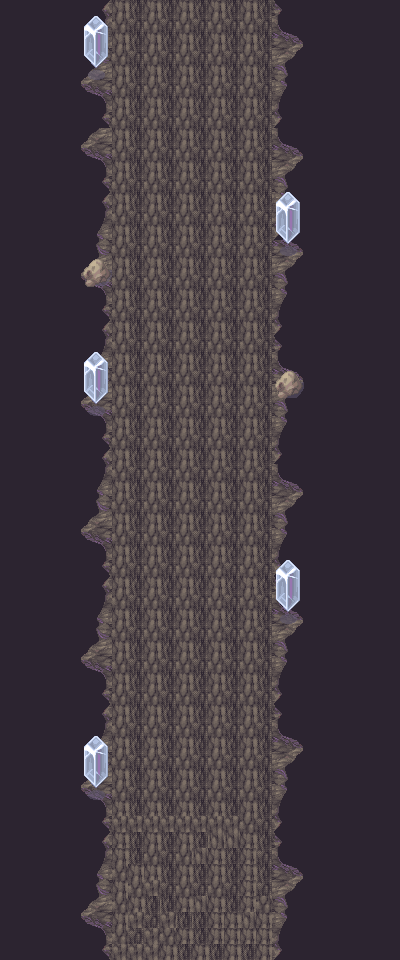

Tiled map render using the project's own tile images. Description and the map definition, with tile-layer contents summarised, below:
An orthogonal 25x60 tile map with 16x16 px tiles, 3 tile layers (background, first, second), 2 tilesets and 13 objects (4x barrier, 2x entrance).

<map version="1.0" orientation="orthogonal" width="25" height="60" tilewidth="16" tileheight="16">
 <properties>
  <property name="scene-type" value="field" />
  <property name="sound" value="sounds/dungeon.mp3" />
  <property name="tmx" value="maps/M305.tmx" />
 </properties>
 <tileset firstgid="1" name="050-DarkSpace01" tilewidth="16" tileheight="16">
  <image source="050-DarkSpace01.png" width="256" height="640" />
 </tileset>
 <tileset firstgid="641" name="barrier-mask4" tilewidth="16" tileheight="16">
  <image source="barrier-mask4.png" width="64" height="64" />
 </tileset>
 <layer name="background" width="25" height="60">
  <data>[1500 cells, 1500 non-empty, 4 distinct tile ids]</data>
 </layer>
 <layer name="first" width="25" height="60">
  <data>[1500 cells, 840 non-empty, 22 distinct tile ids]</data>
 </layer>
 <layer name="second" width="25" height="60">
  <data>[1500 cells, 48 non-empty, 12 distinct tile ids]</data>
 </layer>
 <objectgroup name="entrances" width="25" height="60">
  <object name="dungeon-5-south" type="entrance" x="112" y="928" width="160" height="32">
   <properties>
    <property name="ID" value="M302" />
    <property name="dest" value="dungeon-2-north" />
   </properties>
  </object>
  <object name="dungeon-5-north" type="entrance" x="112" y="0" width="160" height="32">
   <properties>
    <property name="ID" value="M307" />
    <property name="dest" value="crystal" />
   </properties>
  </object>
 </objectgroup>
 <objectgroup name="barriers" width="25" height="60">
  <object type="barrier" x="-320" y="0" width="432" height="960" />
  <object type="barrier" x="272" y="0" width="320" height="960" />
  <object type="barrier" x="80" y="-16" width="224" height="16" />
  <object type="barrier" x="80" y="960" width="224" height="16" />
 </objectgroup>
 <objectgroup name="semi-transparents" width="25" height="60" />
 <objectgroup name="objects" width="25" height="60">
  <object x="177" y="328">
   <properties>
    <property name="ID" value="E404" />
    <property name="flags" value="F405,F407,F406,F402,F403,F411" />
   </properties>
  </object>
  <object x="257" y="286">
   <properties>
    <property name="ID" value="E405" />
    <property name="flags" value="F405,F409,F413,F407,F412,F402" />
   </properties>
  </object>
  <object x="178" y="262">
   <properties>
    <property name="ID" value="E406" />
    <property name="flags" value="F405,F406,F412,F405,F408,F404" />
   </properties>
  </object>
  <object x="146" y="190">
   <properties>
    <property name="ID" value="E409" />
    <property name="flags" value="F405,F404,F401,F413,F402,F411" />
   </properties>
  </object>
  <object x="235" y="198">
   <properties>
    <property name="ID" value="E410" />
    <property name="flags" value="F405,F401,F404,F407,F402,F405" />
   </properties>
  </object>
  <object x="183" y="121">
   <properties>
    <property name="ID" value="E409" />
    <property name="flags" value="F405,F411,F402,F401,F412,F403" />
   </properties>
  </object>
  <object x="150" y="404">
   <properties>
    <property name="ID" value="E406" />
    <property name="flags" value="F405,F403,F410,F401,F407,F412" />
   </properties>
  </object>
 </objectgroup>
</map>
